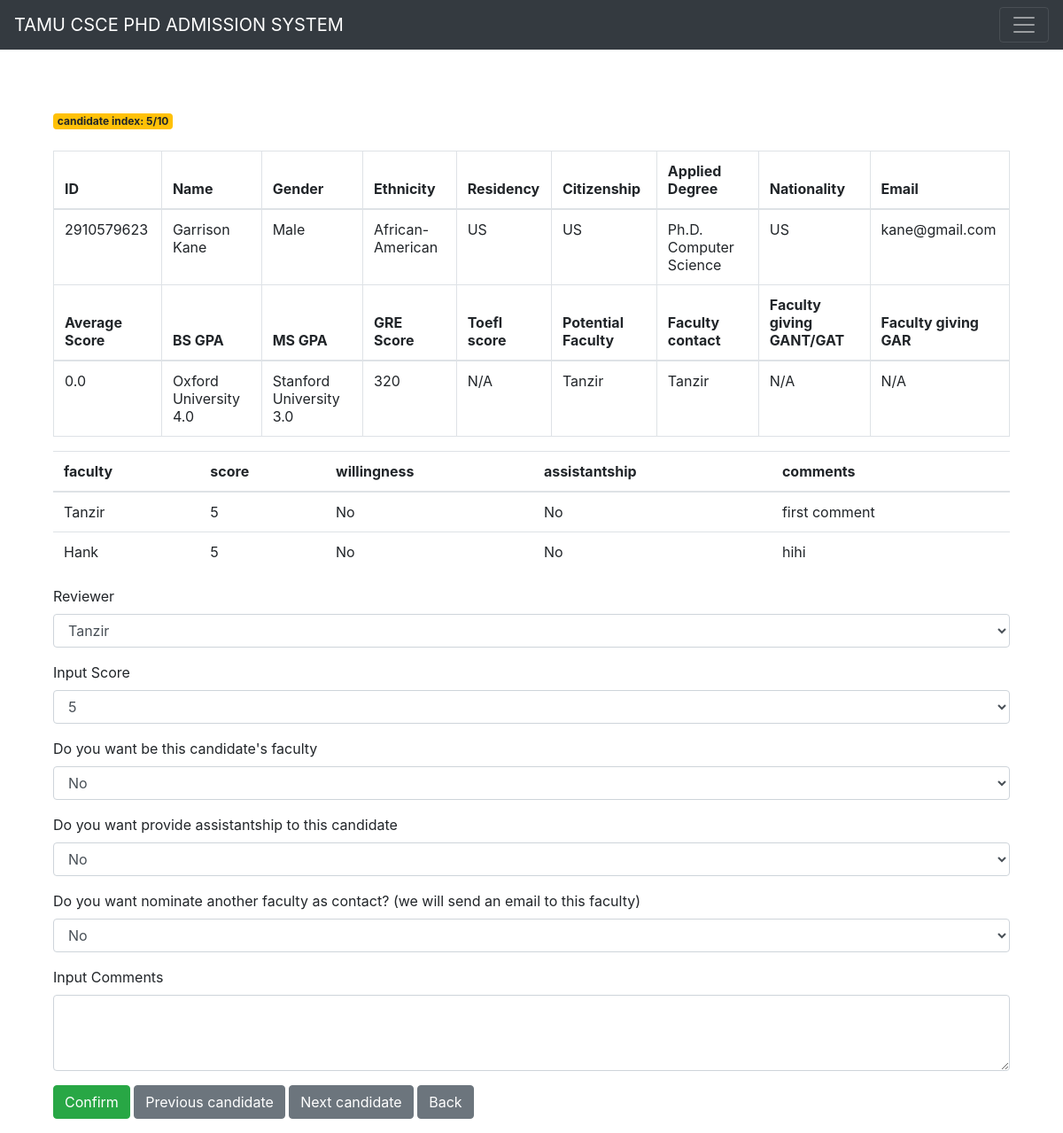
The app's page /search/35/5/10/review/, older data.
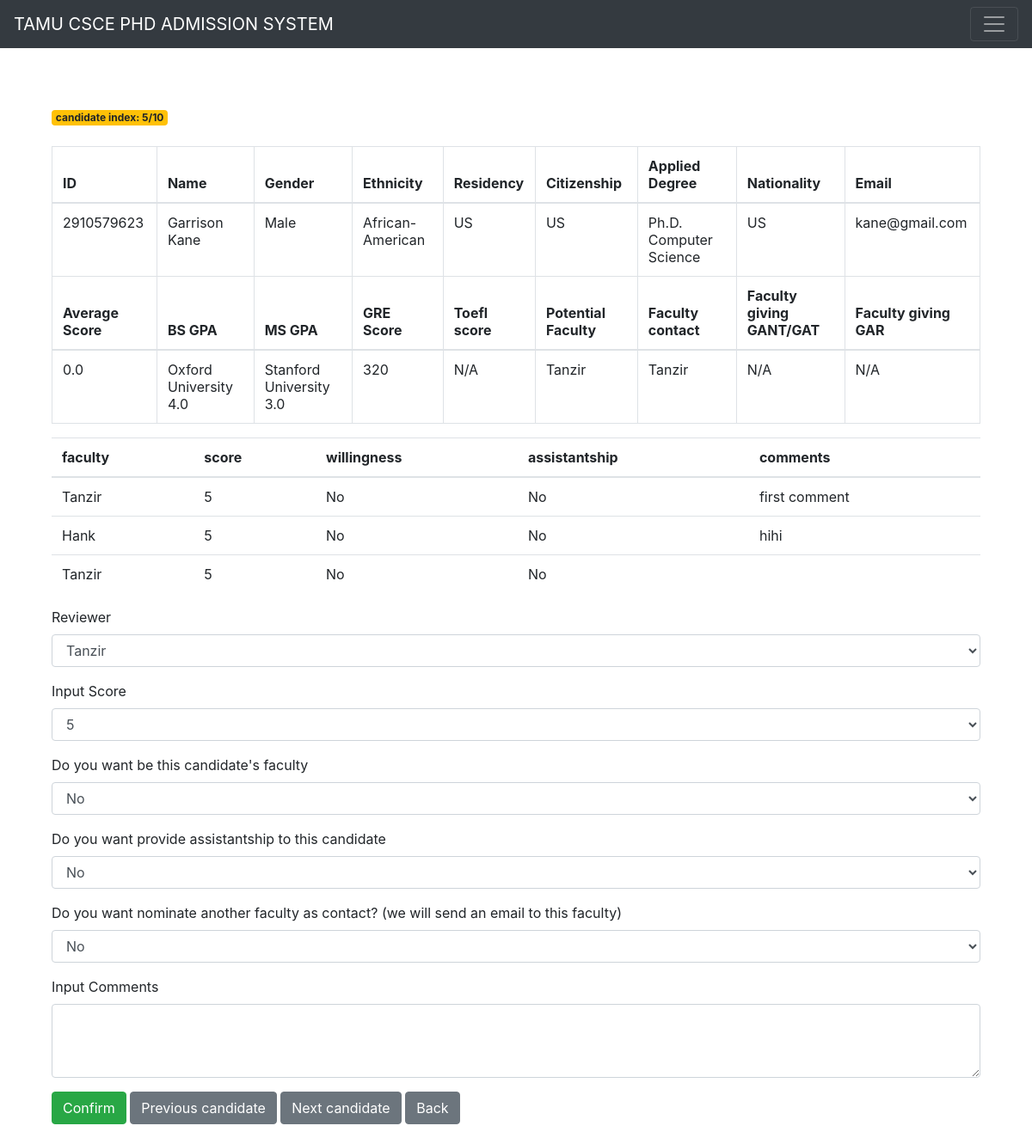
The same page, newer data.
### PhD_Admission/models.py (models this page shows, shortened)
class Review(models.Model):
    review_id = models.AutoField(primary_key=True)
    faculty = models.CharField(max_length=50)
    applicant = models.ForeignKey(Applicant, on_delete=models.CASCADE)
    score = models.IntegerField()
    faculty_decision = models.CharField(max_length=50)
    assistantship_decision = models.CharField(max_length=50)
    nomination = models.CharField(max_length=50)
    comments = models.CharField(max_length=50000)

### PhD_Admission/views.py (the view)
# urls.py: path('review/', views.review, name='review'),
def review(request, app_seq_no=None, pointer=0, total_num=0):
    print('request', request)
    context = {}
    context['applicants'] = Applicant.objects.all()
    applicant = get_object_or_404(Applicant, pk=app_seq_no)
    context['applicant'] = applicant
    next_applicant = Applicant.objects.filter(
        App_Seq_No__gt=applicant.App_Seq_No).first()
    context['next_applicant'] = next_applicant
    previous_applicant = Applicant.objects.filter(
        App_Seq_No__lt=applicant.App_Seq_No).last()
    context['previous_applicant'] = previous_applicant
    context['pointer'] = pointer
    context['total_num'] = total_num
    reviews = Review.objects.filter(
        applicant=applicant.pk
    )
    context['reviews'] = reviews
    return render(request, 'review.html', context)

### PhD_Admission/templates/review.html (shortened to what this page needs)
{% extends 'base.html' %}
{% block content %}
    <div class = "container">
    <br>
    <br>
    <br>
<div>
    <a href="#" class="badge badge-warning">candidate index: {{pointer}}/{{total_num}}</a>
</div>
<br>
<table class="table table-bordered">
<thead>
    <tr>
      <th>ID</th>
      <th>Name</th>
      <th>Gender</th>
      <th>Ethnicity</th>
      <th>Residency</th>
      <th>Citizenship</th>
      <th>Applied Degree</th>
      <th>Nationality</th>
      <th>Email</th>
    </tr>
  </thead>
  <tbody>
    <tr>
      <td>{{applicant.Application_ID}}</td>
      <td>{{applicant.Name}}</td>
      <td>{{applicant.Gender}}</td>
      <td>{{applicant.Ethnicity}}</td>
      <td>{{applicant.Residency}}</td>
      <td>{{applicant.Citizenship}}</td>
      <td>{{applicant.Applied_Degree}}</td>
      <td>{{applicant.Nationality}}</td>
      <td>{{applicant.Email}}</td>
    </tr>
  </tbody>
  <thead>
    <tr>
      <th>Average Score</th>
      <th>BS GPA</th>
      <th>MS GPA</th>
      <th>GRE Score</th>
      <th>Toefl score</th>
      <th>Potential Faculty</th>
      <th>Faculty contact</th>
      <th>Faculty giving GANT/GAT</th>
      <th>Faculty giving GAR</th>
    </tr>
  </thead>
  <tbody>
    <tr>
      <td>{{applicant.Average_Review_Score}}</td>
      <td>{{applicant.BS_University_and_GPA}}</td>
      <td>{{applicant.MS_University_and_GPA}}</td>
      <td>320</td>
      <td>N/A</td>
      <td>Tanzir</td>
      <td>Tanzir</td>
      <td>N/A</td>
      <td>N/A</td>
    </tr>
  </tbody>
</table>
<table class="table table-condensed">
  <thead>
      <tr>
        <th>faculty</th>
        <th>score</th>
        <th>willingness</th>
        <th>assistantship</th>
        <th>comments</th>
      </tr>
    </thead>
    <tbody>
    {% for review in reviews%}
      <tr>
      <td>{{review.faculty}}</td>
      <td>{{review.score}}</td>
      <td>{{review.faculty_decision}}</td>
      <td>{{review.assistantship_decision}}</td>
      <td>{{review.comments}}</td>
      </tr>
    {% endfor%}
    </tbody>
  </table>
<form  action="{% url 'addReview' %}">
<div>
  <div class="form-group">
    <label for="exampleFormControlSelect1">Reviewer</label>
    <select class="form-control" name="reviewer" id="exampleFormControlSelect1">
      <option>Tanzir</option>
    </select>
  </div>
  <div class="form-group">
    <label for="exampleFormControlSelect1">Input Score</label>
    <select class="form-control" name="score" id="exampleFormControlSelect1">
      <option>5</option>
    </select>
  </div>
  <div class="form-group">
    <label for="exampleFormControlSelect1">Do you want be this candidate's faculty</label>
    <select class="form-control" name="faculty_decision" id="exampleFormControlSelect1">
      <option>No</option>
    </select>
  </div>
  <div class="form-group">
    <label for="exampleFormControlSelect1">Do you want provide assistantship to this candidate</label>
    <select class="form-control" name="assistantship_decision" id="exampleFormControlSelect1">
      <option>No</option>
    </select>
  </div>
  <div class="form-group">
    <label for="exampleFormControlSelect1">Do you want nominate another faculty as contact? (we will send an email to this faculty)</label>
    <select class="form-control" name="nomination" id="exampleFormControlSelect1">
      <option>No</option>
    </select>
  </div>
  <div class="form-group">
    <label for="exampleFormControlTextarea1">Input Comments</label>
    <textarea class="form-control" name="comments" id="exampleFormControlTextarea1" rows="3"></textarea>
  </div>
  <div>
    <button type="submit" class="btn btn-success">Confirm</button>
    {% if previous_applicant %}
            <a class="btn btn-secondary" href={% url 'review' previous_applicant.App_Seq_No pointer|add:-1 total_num %} role="button">Previous candidate</a>
    {% endif %}
    {% if next_applicant %}
        <a class="btn btn-secondary" href={% url 'review' next_applicant.App_Seq_No pointer|add:1 total_num %} role="button">Next candidate</a>
    {% endif %}
    <a class="btn btn-secondary" href={% url 'homecard' %} role="button">Back</a>
  </div>
</div>
</form>
    </div>
{%endblock%}

Row changes from the older to the newer data that the page shows:
added Review: faculty "Tanzir", score "5", faculty_decision "No", assistantship_decision "No"
